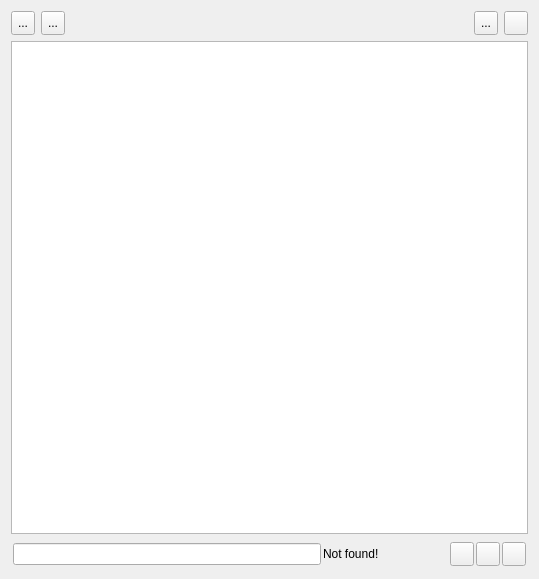
<?xml version="1.0" encoding="UTF-8"?>
<ui version="4.0">
 <class>ProcessTab</class>
 <widget class="QWidget" name="ProcessTab">
  <property name="geometry">
   <rect>
    <x>0</x>
    <y>0</y>
    <width>539</width>
    <height>579</height>
   </rect>
  </property>
  <property name="windowTitle">
   <string>Form</string>
  </property>
  <layout class="QVBoxLayout" name="verticalLayout">
   <item>
    <layout class="QHBoxLayout" name="top_layout">
     <item>
      <widget class="QToolButton" name="start_btn">
       <property name="minimumSize">
        <size>
         <width>24</width>
         <height>24</height>
        </size>
       </property>
       <property name="maximumSize">
        <size>
         <width>24</width>
         <height>24</height>
        </size>
       </property>
       <property name="text">
        <string notr="true">...</string>
       </property>
       <property name="iconSize">
        <size>
         <width>23</width>
         <height>23</height>
        </size>
       </property>
       <property name="shortcut">
        <string notr="true"/>
       </property>
       <property name="btn_role" stdset="0">
        <string notr="true">start</string>
       </property>
      </widget>
     </item>
     <item>
      <widget class="QToolButton" name="stop_btn">
       <property name="minimumSize">
        <size>
         <width>24</width>
         <height>24</height>
        </size>
       </property>
       <property name="maximumSize">
        <size>
         <width>24</width>
         <height>24</height>
        </size>
       </property>
       <property name="text">
        <string notr="true">...</string>
       </property>
       <property name="iconSize">
        <size>
         <width>23</width>
         <height>23</height>
        </size>
       </property>
       <property name="shortcut">
        <string notr="true"/>
       </property>
       <property name="btn_role" stdset="0">
        <string notr="true">stop</string>
       </property>
      </widget>
     </item>
     <item>
      <spacer name="horizontalSpacer">
       <property name="orientation">
        <enum>Qt::Orientation::Horizontal</enum>
       </property>
       <property name="sizeHint" stdset="0">
        <size>
         <width>40</width>
         <height>20</height>
        </size>
       </property>
      </spacer>
     </item>
     <item>
      <widget class="QToolButton" name="clear_logs_btn">
       <property name="sizePolicy">
        <sizepolicy hsizetype="Fixed" vsizetype="Fixed">
         <horstretch>24</horstretch>
         <verstretch>24</verstretch>
        </sizepolicy>
       </property>
       <property name="minimumSize">
        <size>
         <width>24</width>
         <height>24</height>
        </size>
       </property>
       <property name="maximumSize">
        <size>
         <width>24</width>
         <height>24</height>
        </size>
       </property>
       <property name="toolTip">
        <string notr="true"/>
       </property>
       <property name="text">
        <string>...</string>
       </property>
       <property name="iconSize">
        <size>
         <width>23</width>
         <height>23</height>
        </size>
       </property>
       <property name="shortcut">
        <string notr="true"/>
       </property>
       <property name="btn_role" stdset="0">
        <string notr="true">clear</string>
       </property>
      </widget>
     </item>
     <item>
      <widget class="QToolButton" name="tab_autoscroll_btn">
       <property name="minimumSize">
        <size>
         <width>24</width>
         <height>24</height>
        </size>
       </property>
       <property name="maximumSize">
        <size>
         <width>24</width>
         <height>24</height>
        </size>
       </property>
       <property name="text">
        <string notr="true"/>
       </property>
       <property name="shortcut">
        <string notr="true"/>
       </property>
       <property name="checkable">
        <bool>true</bool>
       </property>
      </widget>
     </item>
    </layout>
   </item>
   <item>
    <widget class="QTextEdit" name="tab_logs">
     <property name="lineWrapMode">
      <enum>QTextEdit::LineWrapMode::NoWrap</enum>
     </property>
     <property name="readOnly">
      <bool>true</bool>
     </property>
     <property name="textInteractionFlags">
      <set>Qt::TextInteractionFlag::TextSelectableByKeyboard|Qt::TextInteractionFlag::TextSelectableByMouse</set>
     </property>
    </widget>
   </item>
   <item>
    <widget class="QFrame" name="search_frm">
     <property name="frameShape">
      <enum>QFrame::Shape::NoFrame</enum>
     </property>
     <layout class="QHBoxLayout" name="horizontalLayout" stretch="2,0,0,0,0,0">
      <property name="spacing">
       <number>2</number>
      </property>
      <property name="leftMargin">
       <number>2</number>
      </property>
      <property name="topMargin">
       <number>2</number>
      </property>
      <property name="rightMargin">
       <number>2</number>
      </property>
      <property name="bottomMargin">
       <number>2</number>
      </property>
      <item>
       <widget class="QLineEdit" name="search_edt">
        <property name="minimumSize">
         <size>
          <width>150</width>
          <height>0</height>
         </size>
        </property>
        <property name="maximumSize">
         <size>
          <width>700</width>
          <height>16777215</height>
         </size>
        </property>
       </widget>
      </item>
      <item>
       <widget class="QLabel" name="search_warn">
        <property name="sizePolicy">
         <sizepolicy hsizetype="Minimum" vsizetype="Preferred">
          <horstretch>0</horstretch>
          <verstretch>0</verstretch>
         </sizepolicy>
        </property>
        <property name="minimumSize">
         <size>
          <width>85</width>
          <height>0</height>
         </size>
        </property>
        <property name="maximumSize">
         <size>
          <width>80</width>
          <height>16777215</height>
         </size>
        </property>
        <property name="text">
         <string>Not found!</string>
        </property>
       </widget>
      </item>
      <item>
       <spacer name="horizontalSpacer_2">
        <property name="orientation">
         <enum>Qt::Orientation::Horizontal</enum>
        </property>
        <property name="sizeHint" stdset="0">
         <size>
          <width>40</width>
          <height>20</height>
         </size>
        </property>
       </spacer>
      </item>
      <item>
       <widget class="QToolButton" name="search_btn_p">
        <property name="sizePolicy">
         <sizepolicy hsizetype="Fixed" vsizetype="Fixed">
          <horstretch>0</horstretch>
          <verstretch>0</verstretch>
         </sizepolicy>
        </property>
        <property name="minimumSize">
         <size>
          <width>24</width>
          <height>24</height>
         </size>
        </property>
        <property name="maximumSize">
         <size>
          <width>24</width>
          <height>24</height>
         </size>
        </property>
        <property name="text">
         <string/>
        </property>
        <property name="iconSize">
         <size>
          <width>23</width>
          <height>23</height>
         </size>
        </property>
       </widget>
      </item>
      <item>
       <widget class="QToolButton" name="search_btn_n">
        <property name="sizePolicy">
         <sizepolicy hsizetype="Fixed" vsizetype="Fixed">
          <horstretch>0</horstretch>
          <verstretch>0</verstretch>
         </sizepolicy>
        </property>
        <property name="minimumSize">
         <size>
          <width>24</width>
          <height>24</height>
         </size>
        </property>
        <property name="maximumSize">
         <size>
          <width>24</width>
          <height>24</height>
         </size>
        </property>
        <property name="text">
         <string/>
        </property>
        <property name="iconSize">
         <size>
          <width>23</width>
          <height>23</height>
         </size>
        </property>
        <property name="shortcut">
         <string notr="true"/>
        </property>
       </widget>
      </item>
      <item>
       <widget class="QToolButton" name="search_btn_h">
        <property name="minimumSize">
         <size>
          <width>24</width>
          <height>24</height>
         </size>
        </property>
        <property name="maximumSize">
         <size>
          <width>24</width>
          <height>24</height>
         </size>
        </property>
        <property name="text">
         <string notr="true"/>
        </property>
        <property name="icon">
         <iconset theme="QIcon::ThemeIcon::WindowClose"/>
        </property>
       </widget>
      </item>
     </layout>
    </widget>
   </item>
  </layout>
 </widget>
 <resources/>
 <connections/>
</ui>
